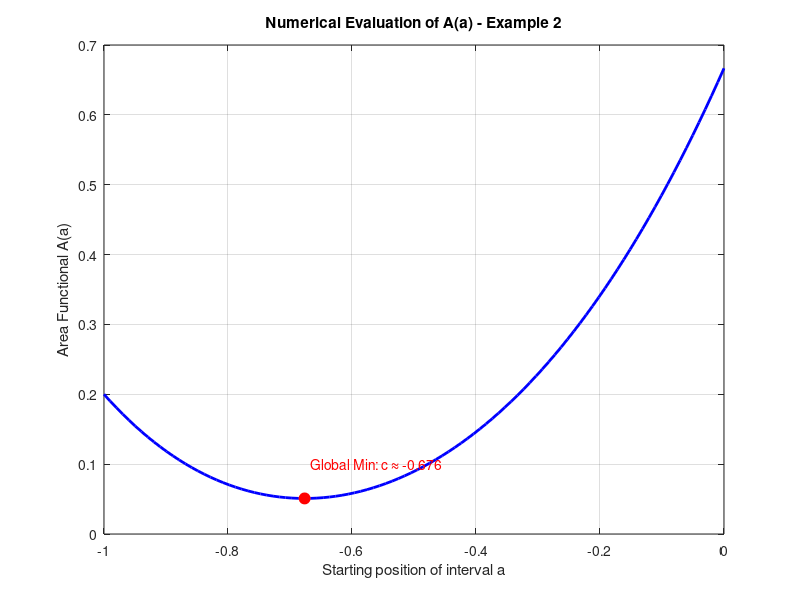

MATLAB code for this plot:
% Define the piecewise potential energy function (Example 2)
g = @(x) (x >= 0).*(2.*x.^2) + (x < 0).*(x.^4);

% Define the mass/length of the interval
m = 1;

% Define the area functional over an interval of length m
areaFun = @(a) integral(@(x) g(x), a, a + m);

% Find the minimizer bounded between -m and 0
[aMin, areaMin] = fminbnd(areaFun, -m, 0);

% Display the results
fprintf('The optimal interval is [%f, %f]\n', aMin, aMin + m);
fprintf('The minimum area is %f\n', areaMin);

% Plotting the Area Functional
a_vals = linspace(-1, 0, 100);
A_vals = arrayfun(areaFun, a_vals);

figure;
plot(a_vals, A_vals, 'b-', 'LineWidth', 2);
hold on;
plot(aMin, areaMin, 'ro', 'MarkerSize', 8, 'MarkerFaceColor', 'r');
grid on;
xlabel('Starting position of interval a');
ylabel('Area Functional A(a)');
title('Numerical Evaluation of A(a) - Example 2');
text(aMin, areaMin + 0.05, sprintf('  Global Min: c \\approx %.3f', aMin), 'Color', 'red');
